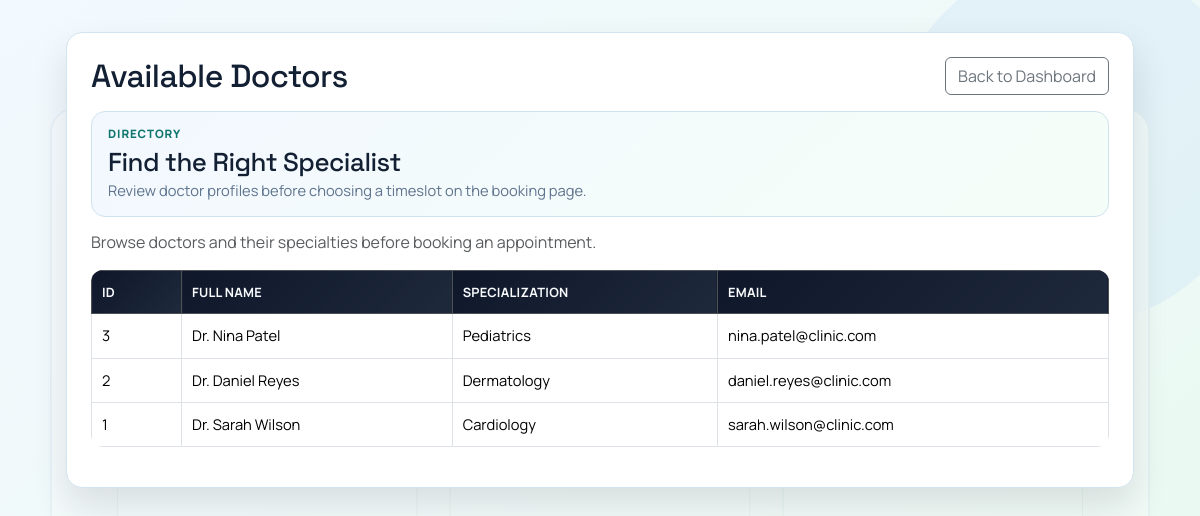
Page /doctors.php (signed in) on the committed database.
### tables this page shows
CREATE TABLE Doctor (
    doctor_id INT AUTO_INCREMENT PRIMARY KEY,
    fullname VARCHAR(100) NOT NULL,
    specialization VARCHAR(100) NOT NULL,
    email VARCHAR(100) NOT NULL UNIQUE
);

### doctors.php (called while the page is built)
<?php
require_once __DIR__ . '/app/patient/doctors.php';

### app/patient/doctors.php (the view, shortened to what this page needs)
<?php
require_once __DIR__ . '/../../config.php';
$sql = 'SELECT doctor_id, fullname, specialization, email FROM Doctor ORDER BY doctor_id DESC';
$result = mysqli_query($conn, $sql);
?>
<!DOCTYPE html>
<html lang="en">
<head>
    <link href="https://cdn.jsdelivr.net/npm/bootstrap@5.3.3/dist/css/bootstrap.min.css" rel="stylesheet">
    <link rel="stylesheet" href="assets/css/refined-theme.css">
</head>
<body>
    <div class="page-wrap">
        <div class="panel">
            <div class="title-row">
                <h2 class="mb-0">Available Doctors</h2>
                <div class="d-flex gap-2">
                    <a href="dashboard.php" class="btn btn-outline-secondary">Back to Dashboard</a>
                </div>
            </div>
            <div class="section-hero">
                <p class="page-kicker">Directory</p>
                <h3 class="page-title">Find the Right Specialist</h3>
                <p class="page-subtitle">Review doctor profiles before choosing a timeslot on the booking page.</p>
            </div>
            <p class="text-muted">Browse doctors and their specialties before booking an appointment.</p>
            <div class="table-responsive">
                <table class="table table-bordered table-hover align-middle">
                    <thead class="table-dark">
                        <tr>
                            <th style="width: 90px;">ID</th>
                            <th>Full Name</th>
                            <th>Specialization</th>
                            <th>Email</th>
                        </tr>
                    </thead>
                    <tbody>
                        <?php if ($result && mysqli_num_rows($result) > 0): ?>
                            <?php while ($doctor = mysqli_fetch_assoc($result)): ?>
                                <tr>
                                    <td><?php echo (int)$doctor['doctor_id']; ?></td>
                                    <td><?php echo htmlspecialchars($doctor['fullname'], ENT_QUOTES, 'UTF-8'); ?></td>
                                    <td><?php echo htmlspecialchars($doctor['specialization'], ENT_QUOTES, 'UTF-8'); ?></td>
                                    <td><?php echo htmlspecialchars($doctor['email'], ENT_QUOTES, 'UTF-8'); ?></td>
                                </tr>
                            <?php endwhile; ?>
                        <?php endif; ?>
                    </tbody>
                </table>
            </div>
        </div>
    </div>
</body>
</html>

### assets/css/refined-theme.css (style rules this page uses)
:root { --ui-bg-a: #f5fbff; --ui-bg-b: #e9f9f0; --ui-surface: #ffffff; --ui-surface-2: #f8fbff; --ui-border: #d2e4ef; --ui-text: #132033; --ui-muted: #5e738d; --ui-accent: #0f766e; --ui-accent-2: #0ea5e9; --ui-danger: #dc2626; --ui-success: #16a34a; --ui-shadow: 0 18px 36px rgba(15, 23, 42, 0.12); --ui-shadow-soft: 0 10px 22px rgba(15, 23, 42, 0.08); }
* { font-family: 'Manrope', 'Segoe UI', Tahoma, Geneva, Verdana, sans-serif; }
body { margin: 0; line-height: 1.45; background: radial-gradient(circle at 0% 0%, #e0f2fe 0%, transparent 35%), radial-gradient(circle at 100% 100%, #dcfce7 0%, transparent 40%), linear-gradient(140deg, var(--ui-bg-a), var(--ui-bg-b)); color: var(--ui-text); }
.section-hero { border: 1px solid #cfe3ef; border-radius: 14px; padding: 14px 16px; background: linear-gradient(140deg, rgba(219, 234, 254, 0.34), rgba(220, 252, 231, 0.3)); margin-bottom: 14px; }
.page-kicker { margin: 0; text-transform: uppercase; letter-spacing: 0.08em; font-size: 0.72rem; font-weight: 800; color: #0f766e; }
.page-title { margin: 4px 0 2px; font-size: clamp(1.28rem, 2.2vw, 1.62rem); }
.page-subtitle { margin: 0; color: var(--ui-muted); font-size: 0.92rem; }
h1, h2, h3, h4, h5, h6 { font-family: 'Space Grotesk', 'Manrope', 'Segoe UI', sans-serif; letter-spacing: -0.02em; }
.page-wrap, .container, .shell { position: relative; z-index: 1; }
.panel, .card, .topbar, .welcome, .doctor-card, .login-card { border: 1px solid var(--ui-border) !important; box-shadow: var(--ui-shadow) !important; backdrop-filter: blur(3px); background: linear-gradient(180deg, rgba(255, 255, 255, 0.98), rgba(255, 255, 255, 0.94)); }
.panel, .card, .topbar, .welcome { border-radius: 16px !important; }
.btn, button, .menu a, .nav a, .link-button { transition: transform 0.16s ease, box-shadow 0.16s ease, background 0.2s ease, color 0.2s ease, border-color 0.2s ease; }
.table, table { border-radius: 12px; overflow: hidden; }
thead th, th { background: linear-gradient(135deg, #0f172a, #1e293b) !important; color: #f8fafc !important; padding: 12px 10px !important; font-size: 0.8rem; letter-spacing: 0.02em; text-transform: uppercase; }
tbody td { padding: 11px 10px !important; font-size: 0.92rem; }
tbody tr:nth-child(even) { background: rgba(248, 250, 252, 0.7); }
.btn-outline-secondary, .btn-outline-primary, .btn-outline-danger, .btn-outline-info { background: rgba(255, 255, 255, 0.85); }
.panel, .card, .doctor-card, .kpi, .chart-box, .topbar, .welcome { animation: riseIn 340ms ease-out; }
.page-wrap > .panel:nth-child(1), .container > .panel:nth-child(1), .shell > .hero:nth-child(1) { animation-delay: 0ms; }
.page-wrap > .panel, .container > .panel, .shell > .hero, .shell > .portal-grid { animation-fill-mode: both; }

### app/patient/doctors.php (style rules this page uses)
body { background: linear-gradient(135deg, rgba(243, 248, 255, 0.56), rgba(231, 248, 238, 0.56)), url('assets/images/patient-workspace-bg.svg') center/cover no-repeat fixed, linear-gradient(135deg, #f3f8ff, #e7f8ee); background-blend-mode: normal; min-height: 100vh; }
.page-wrap { max-width: 1100px; margin: 32px auto; padding: 0 16px; }
.panel { background: #fff; border-radius: 14px; box-shadow: 0 12px 30px rgba(0, 0, 0, 0.08); padding: 24px; }
.title-row { display: flex; justify-content: space-between; align-items: center; gap: 12px; margin-bottom: 16px; flex-wrap: wrap; }

### rows in the picture
doctor: doctor_id "3", fullname "Dr. Nina Patel", specialization "Pediatrics", email "nina.patel@clinic.com"
doctor: doctor_id "2", fullname "Dr. Daniel Reyes", specialization "Dermatology", email "daniel.reyes@clinic.com"
doctor: doctor_id "1", fullname "Dr. Sarah Wilson", specialization "Cardiology", email "sarah.wilson@clinic.com"
